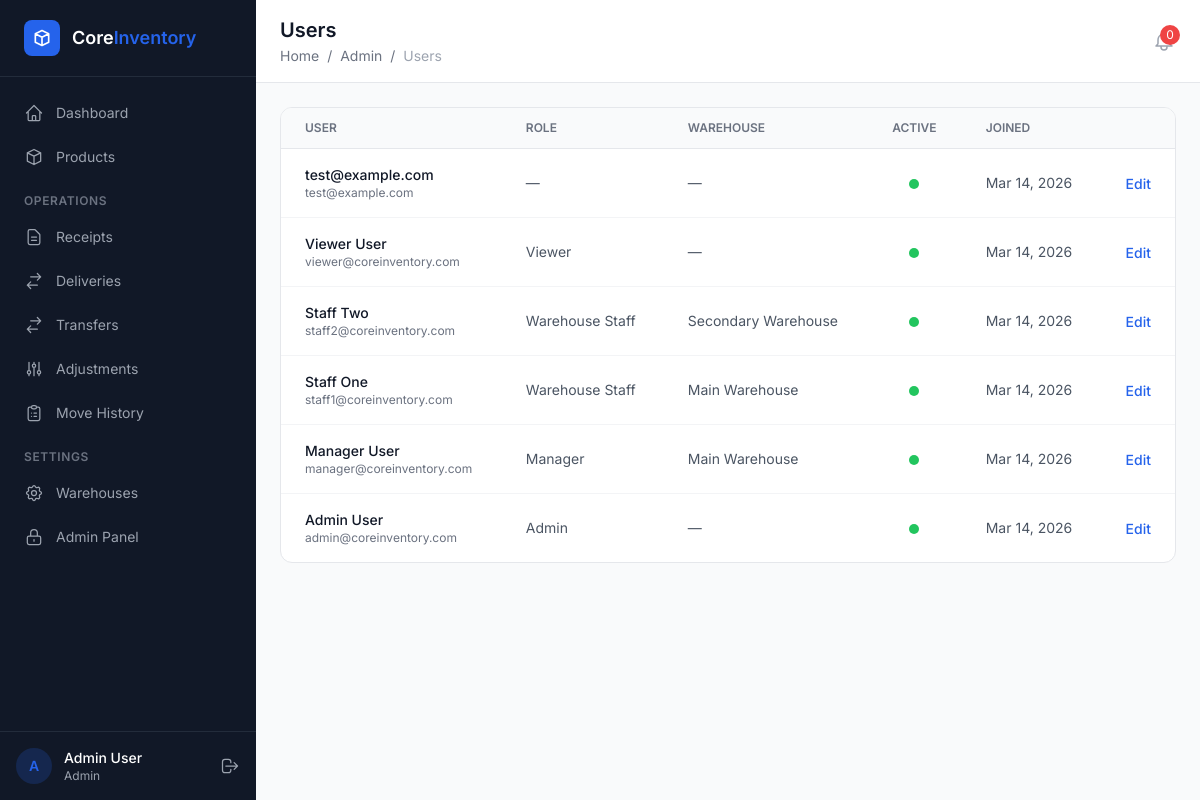
Screenshot of /admin-panel/users/ (signed in) with the database file from the repository.
### apps/accounts/models.py (models this page shows, shortened)
class CustomUser(AbstractUser):
    username = None  # Remove username field
    email = models.EmailField('email address', unique=True)
    full_name = models.CharField(max_length=255, blank=True)
    phone = models.CharField(max_length=20, blank=True)
    avatar = models.ImageField(upload_to='avatars/', blank=True, null=True)
    role = models.ForeignKey(
        'access.Role',
        on_delete=models.SET_NULL,
        null=True,
        blank=True,
        related_name='users',
    )
    warehouse = models.ForeignKey(
        'warehouses.Warehouse',
        on_delete=models.SET_NULL,
        null=True,
        blank=True,
        related_name='users',
        help_text='Restricts user to one warehouse',
    )
    USERNAME_FIELD = 'email'
    REQUIRED_FIELDS = ['full_name']
    class Meta:
        verbose_name = 'User'
        verbose_name_plural = 'Users'
        ordering = ['-date_joined']

### apps/access/models.py (models this page shows, shortened)
class Role(models.Model):
    name = models.CharField(max_length=100, unique=True)
    description = models.TextField(blank=True)
    is_system_role = models.BooleanField(
        default=False,
        help_text='System roles cannot be deleted.',
    )
    created_at = models.DateTimeField(auto_now_add=True)
    class Meta:
        ordering = ['name']

### apps/warehouses/models.py (models this page shows, shortened)
class Warehouse(models.Model):
    name = models.CharField(max_length=255)
    address = models.TextField(blank=True)
    is_active = models.BooleanField(default=True)
    class Meta:
        ordering = ['name']

### apps/access/views.py (the view)
# urls.py: path('users/', views.user_list, name='user-list'),
@login_required
def user_list(request):
    users = CustomUser.objects.select_related('role', 'warehouse').order_by('-date_joined')
    return render(request, 'admin_panel/user_list.html', {'users': users})

### apps/access/templatetags/access_tags.py (called while the page is built)
@register.simple_tag
def has_permission(user, codename):
    return has_user_permission(user, codename)

### templates/admin_panel/user_list.html (shortened to what this page needs)
{% extends "base.html" %}
{% block page_title %}Users{% endblock %}
{% block breadcrumb %}<a href="/dashboard/" class="hover:text-primary">Home</a> <span class="mx-1">/</span> <a href="{% url 'access:dashboard' %}" class="hover:text-primary">Admin</a> <span class="mx-1">/</span> <span class="text-gray-400">Users</span>{% endblock %}
{% block content %}
<div class="bg-white rounded-xl border border-gray-200 overflow-hidden">
    <table class="w-full"><thead><tr class="border-b border-gray-200 bg-gray-50"><th class="text-left px-6 py-3 text-xs font-semibold text-gray-500 uppercase">User</th><th class="text-left px-6 py-3 text-xs font-semibold text-gray-500 uppercase">Role</th><th class="text-left px-6 py-3 text-xs font-semibold text-gray-500 uppercase">Warehouse</th><th class="text-center px-6 py-3 text-xs font-semibold text-gray-500 uppercase">Active</th><th class="text-left px-6 py-3 text-xs font-semibold text-gray-500 uppercase">Joined</th><th class="text-right px-6 py-3 text-xs font-semibold text-gray-500 uppercase"></th></tr></thead>
    <tbody class="divide-y divide-gray-100">{% for u in users %}<tr class="hover:bg-gray-50 transition-colors">
        <td class="px-6 py-4"><div><p class="text-sm font-medium text-gray-900">{{ u.full_name|default:u.email }}</p><p class="text-xs text-gray-500">{{ u.email }}</p></div></td>
        <td class="px-6 py-4 text-sm text-gray-600">{{ u.role.name|default:"—" }}</td>
        <td class="px-6 py-4 text-sm text-gray-600">{{ u.warehouse.name|default:"—" }}</td>
        <td class="px-6 py-4 text-center">{% if u.is_active %}<span class="inline-block w-2.5 h-2.5 bg-green-500 rounded-full"></span>{% else %}<span class="inline-block w-2.5 h-2.5 bg-gray-300 rounded-full"></span>{% endif %}</td>
        <td class="px-6 py-4 text-sm text-gray-600">{{ u.date_joined|date:"M d, Y" }}</td>
        <td class="px-6 py-4 text-right"><a href="{% url 'access:user-edit' u.pk %}" class="text-blue-600 hover:text-blue-700 text-sm font-medium">Edit</a></td>
    </tr>{% endfor %}</tbody></table>
</div>
{% endblock %}

### templates/base.html (shortened to what this page needs)
<!DOCTYPE html>
<html lang="en">
<head>
    <script src="https://cdn.tailwindcss.com"></script>
</head>
<body class="bg-content-bg min-h-screen">
    {% if user.is_authenticated %}
    <div class="flex min-h-screen">
        <aside class="w-64 bg-sidebar-bg text-sidebar-text flex flex-col fixed h-full z-30" x-data="{ open: true }">
            <div class="flex items-center gap-3 px-6 py-5 border-b border-gray-700/50">
                <div class="w-9 h-9 bg-primary rounded-lg flex items-center justify-center">
                    <svg class="w-5 h-5 text-white" fill="none" stroke="currentColor" viewBox="0 0 24 24">
                        <path stroke-linecap="round" stroke-linejoin="round" stroke-width="2" d="M20 7l-8-4-8 4m16 0l-8 4m8-4v10l-8 4m0-10L4 7m8 4v10M4 7v10l8 4"/>
                    </svg>
                </div>
                <div>
                    <span class="text-white font-semibold text-lg">Core</span><span class="text-primary font-semibold text-lg">Inventory</span>
                </div>
            </div>
            <nav class="flex-1 px-3 py-4 space-y-1 overflow-y-auto">
                <a href="/dashboard/" class="sidebar-link flex items-center gap-3 px-3 py-2.5 rounded-lg text-sm {% if request.path == '/dashboard/' %}active text-white{% endif %}">
                    <svg class="w-5 h-5" fill="none" stroke="currentColor" viewBox="0 0 24 24"><path stroke-linecap="round" stroke-linejoin="round" stroke-width="1.5" d="M3 12l2-2m0 0l7-7 7 7M5 10v10a1 1 0 001 1h3m10-11l2 2m-2-2v10a1 1 0 01-1 1h-3m-6 0a1 1 0 001-1v-4a1 1 0 011-1h2a1 1 0 011 1v4a1 1 0 001 1m-6 0h6"/></svg>
                    Dashboard
                </a>
                <a href="/products/" class="sidebar-link flex items-center gap-3 px-3 py-2.5 rounded-lg text-sm {% if '/products/' in request.path %}active text-white{% endif %}">
                    <svg class="w-5 h-5" fill="none" stroke="currentColor" viewBox="0 0 24 24"><path stroke-linecap="round" stroke-linejoin="round" stroke-width="1.5" d="M20 7l-8-4-8 4m16 0l-8 4m8-4v10l-8 4m0-10L4 7m8 4v10M4 7v10l8 4"/></svg>
                    Products
                </a>
                <div class="pt-3 pb-1 px-3">
                    <p class="text-xs font-semibold uppercase tracking-wider text-gray-500">Operations</p>
                </div>
                <a href="/receipts/" class="sidebar-link flex items-center gap-3 px-3 py-2.5 rounded-lg text-sm {% if '/receipts/' in request.path %}active text-white{% endif %}">
                    <svg class="w-5 h-5" fill="none" stroke="currentColor" viewBox="0 0 24 24"><path stroke-linecap="round" stroke-linejoin="round" stroke-width="1.5" d="M9 12h6m-6 4h6m2 5H7a2 2 0 01-2-2V5a2 2 0 012-2h5.586a1 1 0 01.707.293l5.414 5.414a1 1 0 01.293.707V19a2 2 0 01-2 2z"/></svg>
                    Receipts
                </a>
                <a href="/deliveries/" class="sidebar-link flex items-center gap-3 px-3 py-2.5 rounded-lg text-sm {% if '/deliveries/' in request.path %}active text-white{% endif %}">
                    <svg class="w-5 h-5" fill="none" stroke="currentColor" viewBox="0 0 24 24"><path stroke-linecap="round" stroke-linejoin="round" stroke-width="1.5" d="M8 7h12m0 0l-4-4m4 4l-4 4m0 6H4m0 0l4 4m-4-4l4-4"/></svg>
                    Deliveries
                </a>
                <a href="/transfers/" class="sidebar-link flex items-center gap-3 px-3 py-2.5 rounded-lg text-sm {% if '/transfers/' in request.path %}active text-white{% endif %}">
                    <svg class="w-5 h-5" fill="none" stroke="currentColor" viewBox="0 0 24 24"><path stroke-linecap="round" stroke-linejoin="round" stroke-width="1.5" d="M8 7h12m0 0l-4-4m4 4l-4 4m0 6H4m0 0l4 4m-4-4l4-4"/></svg>
                    Transfers
                </a>
                <a href="/adjustments/" class="sidebar-link flex items-center gap-3 px-3 py-2.5 rounded-lg text-sm {% if '/adjustments/' in request.path %}active text-white{% endif %}">
                    <svg class="w-5 h-5" fill="none" stroke="currentColor" viewBox="0 0 24 24"><path stroke-linecap="round" stroke-linejoin="round" stroke-width="1.5" d="M12 6V4m0 2a2 2 0 100 4m0-4a2 2 0 110 4m-6 8a2 2 0 100-4m0 4a2 2 0 110-4m0 4v2m0-6V4m6 6v10m6-2a2 2 0 100-4m0 4a2 2 0 110-4m0 4v2m0-6V4"/></svg>
                    Adjustments
                </a>
                <a href="/ledger/" class="sidebar-link flex items-center gap-3 px-3 py-2.5 rounded-lg text-sm {% if '/ledger/' in request.path %}active text-white{% endif %}">
                    <svg class="w-5 h-5" fill="none" stroke="currentColor" viewBox="0 0 24 24"><path stroke-linecap="round" stroke-linejoin="round" stroke-width="1.5" d="M9 5H7a2 2 0 00-2 2v12a2 2 0 002 2h10a2 2 0 002-2V7a2 2 0 00-2-2h-2M9 5a2 2 0 002 2h2a2 2 0 002-2M9 5a2 2 0 012-2h2a2 2 0 012 2m-3 7h3m-3 4h3m-6-4h.01M9 16h.01"/></svg>
                    Move History
                </a>
                {% load access_tags %}
                {% has_permission request.user 'can_manage_warehouses' as can_settings %}
                {% if can_settings %}
                <div class="pt-3 pb-1 px-3">
                    <p class="text-xs font-semibold uppercase tracking-wider text-gray-500">Settings</p>
                </div>
                <a href="/settings/warehouses/" class="sidebar-link flex items-center gap-3 px-3 py-2.5 rounded-lg text-sm">
                    Warehouses
                </a>
                {% endif %}
                {% has_permission request.user 'can_access_admin_panel' as can_admin %}
                {% if can_admin or request.user.is_superuser %}
                <a href="/admin-panel/" class="sidebar-link flex items-center gap-3 px-3 py-2.5 rounded-lg text-sm">
                    <svg class="w-5 h-5" fill="none" stroke="currentColor" viewBox="0 0 24 24"><path stroke-linecap="round" stroke-linejoin="round" stroke-width="1.5" d="M12 15v2m-6 4h12a2 2 0 002-2v-6a2 2 0 00-2-2H6a2 2 0 00-2 2v6a2 2 0 002 2zm10-10V7a4 4 0 00-8 0v4h8z"/></svg>
                    Admin Panel
                </a>
                {% endif %}
            </nav>
            <div class="px-4 py-4 border-t border-gray-700/50">
                <div class="flex items-center gap-3">
                    <div class="w-9 h-9 bg-primary/20 rounded-full flex items-center justify-center">
                        <span class="text-primary text-sm font-semibold">{{ user.full_name|make_list|first|default:"U" }}</span>
                    </div>
                    <div class="flex-1 min-w-0">
                        <p class="text-sm font-medium text-white truncate">{{ user.full_name|default:user.email }}</p>
                        <p class="text-xs text-gray-400 truncate">{{ user.role.name|default:"No Role" }}</p>
                    </div>
                    <a href="/accounts/logout/" class="text-gray-400 hover:text-white transition-colors" title="Logout">
                        <svg class="w-5 h-5" fill="none" stroke="currentColor" viewBox="0 0 24 24"><path stroke-linecap="round" stroke-linejoin="round" stroke-width="1.5" d="M17 16l4-4m0 0l-4-4m4 4H7m6 4v1a3 3 0 01-3 3H6a3 3 0 01-3-3V7a3 3 0 013-3h4a3 3 0 013 3v1"/></svg>
                    </a>
                </div>
            </div>
        </aside>
        <main class="flex-1 ml-64">
            <header class="bg-white border-b border-gray-200 sticky top-0 z-20">
                <div class="flex items-center justify-between px-6 py-4">
                    <div>
                        <h1 class="text-xl font-semibold text-gray-900">{% block page_title %}Dashboard{% endblock %}</h1>
                        <nav class="text-sm text-gray-500 mt-0.5">
                            {% block breadcrumb %}<a href="/dashboard/" class="hover:text-primary">Home</a>{% endblock %}
                        </nav>
                    </div>
                    <div class="flex items-center gap-4">
                        <button class="relative text-gray-400 hover:text-gray-600 transition-colors" title="Notifications">
                            <span id="notif-badge" class="absolute -top-1 -right-1 w-5 h-5 bg-red-500 text-white text-xs rounded-full flex items-center justify-center"
                                  hx-get="/alerts/count/" hx-trigger="every 30s" hx-target="#notif-badge" hx-swap="outerHTML">
                                0
                            </span>
                        </button>
                    </div>
                </div>
            </header>
            <div class="p-6">
                {% block content %}{% endblock %}
            </div>
        </main>
    </div>
    {% else %}
    <div class="min-h-screen flex items-center justify-center bg-gradient-to-br from-gray-900 via-gray-800 to-gray-900">
        {% block auth_content %}{% endblock %}
    </div>
    {% endif %}
</body>
</html>

### templates/base.html (style rules this page uses)
:root { --primary: #2563EB; --success: #16A34A; --warning: #D97706; --danger: #DC2626; --info: #0891B2; --sidebar-bg: #111827; --sidebar-text: #9CA3AF; --sidebar-active: #1F2937; --content-bg: #F9FAFB; --card-bg: #FFFFFF; --border: #E5E7EB; }
body { font-family: 'Inter', system-ui, sans-serif; }
.sidebar-link { transition: all 0.15s ease; }

### rows the page displays
CustomUser: full_name|make_list "A", full_name "Admin User", role.name "Admin", email "admin@coreinventory.com", warehouse.name "—", is_active True (drawn), date_joined "Mar 14, 2026"
CustomUser: full_name "test@example.com", email "test@example.com", role.name "—", warehouse.name "—", is_active True (drawn), date_joined "Mar 14, 2026"
CustomUser: full_name "Viewer User", email "viewer@coreinventory.com", role.name "Viewer", warehouse.name "—", is_active True (drawn), date_joined "Mar 14, 2026"
CustomUser: full_name "Staff Two", email "staff2@coreinventory.com", role.name "Warehouse Staff", warehouse.name "Secondary Warehouse", is_active True (drawn), date_joined "Mar 14, 2026"
CustomUser: full_name "Staff One", email "staff1@coreinventory.com", role.name "Warehouse Staff", warehouse.name "Main Warehouse", is_active True (drawn), date_joined "Mar 14, 2026"
CustomUser: full_name "Manager User", email "manager@coreinventory.com", role.name "Manager", warehouse.name "Main Warehouse", is_active True (drawn), date_joined "Mar 14, 2026"
